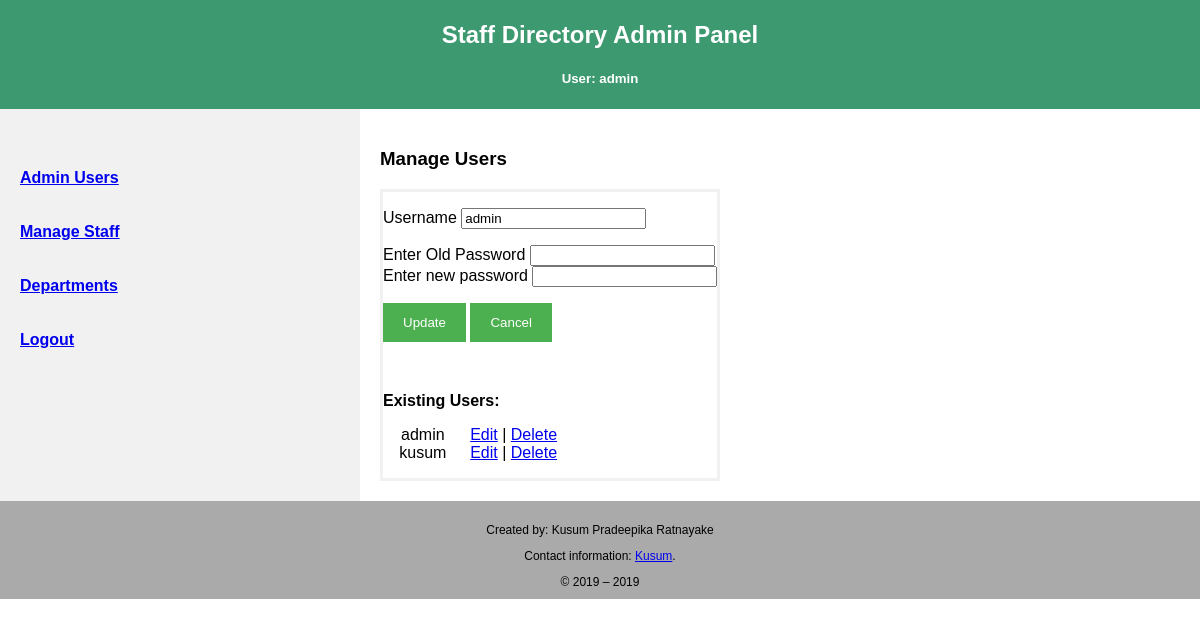
The app's page /admin/admins.php?userid=1 (signed in) with its own data.
### tables this page shows
CREATE TABLE `user` (
  `id` int(10) UNSIGNED NOT NULL,
  `user_name` varchar(20) DEFAULT NULL,
  `password` varchar(25) DEFAULT NULL
);

### admin/data/user.php (called while the page is built, shortened)
<?php
class User
{
	public function get_user($conn, $id=FALSE)
	{
		if (isset($id) && $id != 0)
		{
			$sql = "SELECT * FROM user WHERE id = '$id'";
			$this->result = $conn->query($sql);
			if ($this->result && $this->result->num_rows > 0)
			{
				return $this->result;
			}
		}
	}
	public function all_users($conn, $id=FALSE)
	{
		$sql = "SELECT * FROM user ORDER BY user_name";
		$this->result = $conn->query($sql);
		if ($this->result && $this->result->num_rows > 0)
		{
				return $this->result;
		}
	}
}
?>

### admin/admins.php (the view, shortened to what this page needs)
<?php
include_once 'data/user.php';
$db_conn = new DBconn();
$conn = $db_conn->db_connection();
$user_info = new User();
$userid  = "";
if (isset($_GET['userid']))  $userid = $_GET['userid'];
$rs_edit = $user_info->get_user($conn, $userid);
if (!empty($rs_edit))
  $row_edit = $rs_edit->fetch_assoc();
?>
<!DOCTYPE html>
<html lang="en">
<head>
<link rel = "stylesheet" type = "text/css" href = "../assets/style.css" />
</head>
<body>
<div class="header">
  <h2>Staff Directory Admin Panel</h2>
  <?php if (isset($_SESSION['user'])) echo '<h5>User: '.$_SESSION['user'].'</h5>';?>
</div>
<div class="row">
  <div class="side">
  	  <h4>
	  <?php include_once('navmenu.php'); generateMenu(); ?>
	  </h4>
  </div>
  <div class="main" style="">
    <h3>Manage Users</h3>
		<div style="width:400px">
			<form name="form1" method="post" action="admins.php" onSubmit="return validateInput()">
			<p class='elements'>
			<label for "username">Username</label>
        	<input type="text" name="username" value="<?php if (isset($row_edit['user_name']) ) print $row_edit['user_name']?>" />
        	</p>
        	<p class='elements'>
        <?php
        if (isset($_GET['userid']))
        { ?>
        	Enter Old Password
				<input type="password" name="oldpassword">
				<br/>
        <?php
        }
        if (isset($_GET['userid']))
        	echo "Enter new password"; else echo "Password";
        ?>
        <input  type="password" name="newpword">
        </p>
        <p>
    		<?php
    		if (isset($_GET['userid']))
    		{?>
      	<input name="cmdupdate" type="submit" class="" value="Update">
         <input name="cmdCancel" type="button" class="button" onClick="document.location.href='admins.php'" value="Cancel">
        <?php
        }	else {?>
        	<input name="Submit" type="submit" class="" value="Save">
        <?php } ?>
        </p>
        <br/>
        <p class='elements'>
        <strong>Existing Users:</strong>
        <table width="70%" border="0" align="" cellpadding="0" cellspacing="0">
        	<?php
				$result = $user_info->all_users($conn);
				if ($result->num_rows > 0)
				{
					while ($row = $result->fetch_assoc())
					{
            	?>
             	<tr>
               <td width="" align="center"><?php print $row['user_name'];?></td>
               <td width="" align="center">&nbsp;</td>
               <td width=""><a href="?userid=<?php print $row['id'];?>">Edit</a> |
               <a href="javascript: promptDelete('?delete=<?php print $row['id'];?>',
                  'Are you sure you want to delete this user?')">Delete</a>
               </td>
               </tr>
             <?php
              }
            }
            ?>
          </table>
          </p>
       </form>
		</div>
  </div>
</div>
</body>
</html>

### assets/style.css (style rules this page uses)
* { box-sizing: border-box; }
body { font-family: Arial, Helvetica, sans-serif; margin: 0; }
.header { padding: 1px; text-align: center; background: #3D9970; color: white; }
.row { display: -ms-flexbox; display: flex; -ms-flex-wrap: wrap; flex-wrap: wrap; }
.side { -ms-flex: 30%; flex: 30%; background-color: #f1f1f1; padding: 20px; }
.main { -ms-flex: 70%; flex: 70%; background-color: white; padding: 20px; }
.footer { padding: 10px; text-align: center; background: #AAAAAA; font-family: Arial; font-size: 12px; }
input[type=submit] { background-color: #4CAF50; color: white; padding: 12px 20px; border: none; cursor: pointer; }
.button { background-color: #4CAF50; color: white; padding: 12px 20px; border: none; cursor: pointer; }
.row:after { content: ""; display: table; clear: both; }
form { border: 3px solid #f1f1f1; display: inline-block; }

### records on screen
user: username "admin", user_name "admin"
user: user_name "kusum"

### other values on screen
$_SESSION['user'] "admin"
